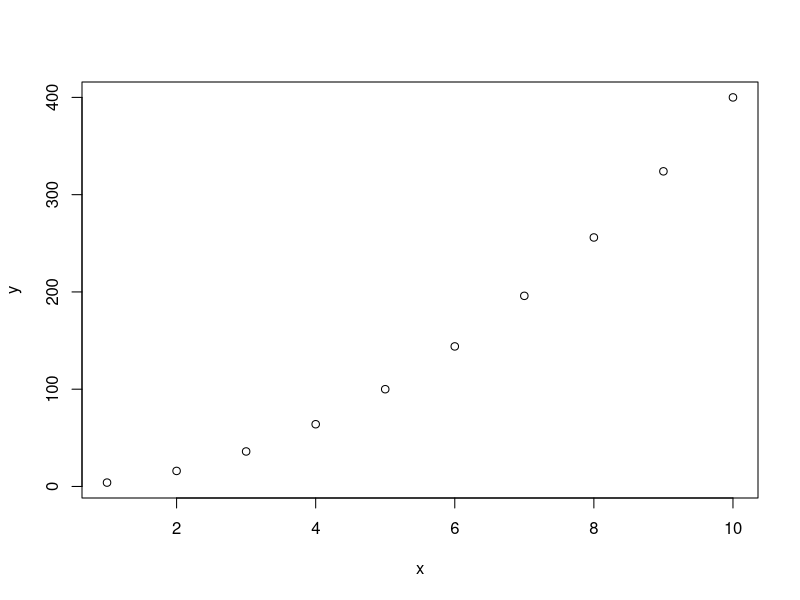
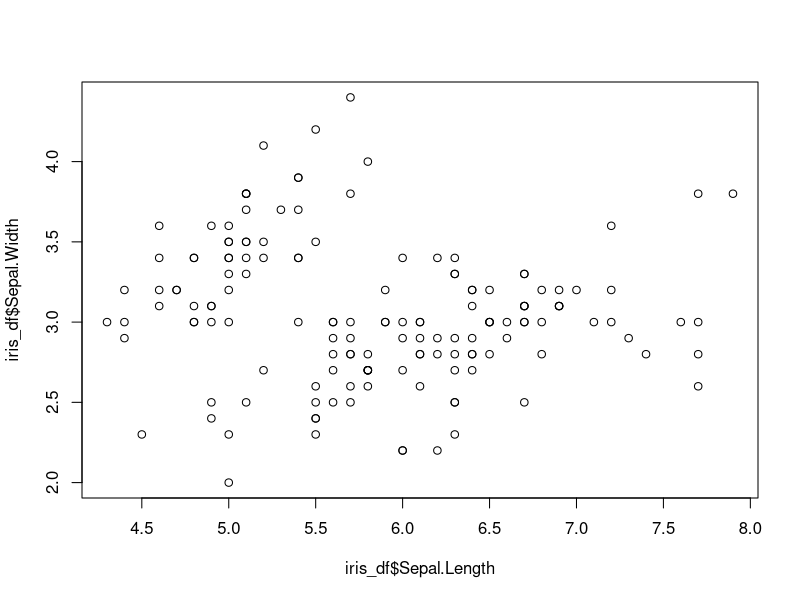
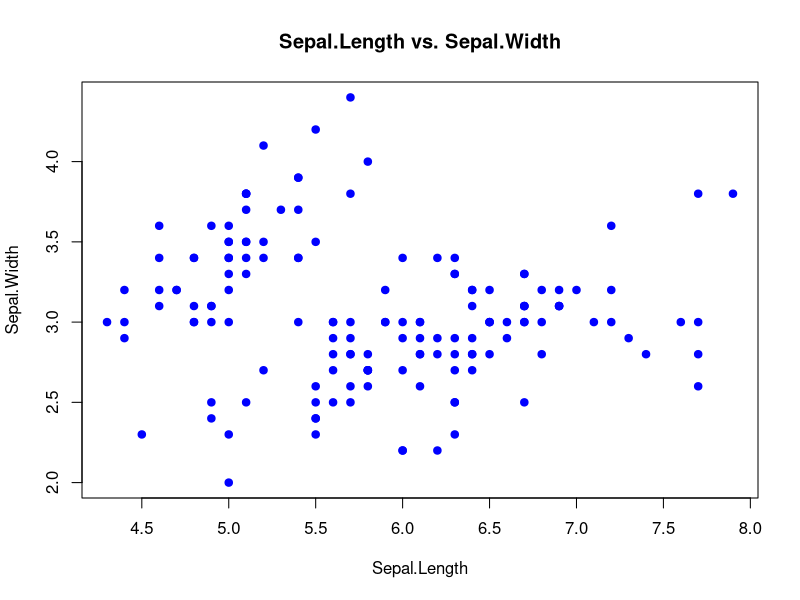
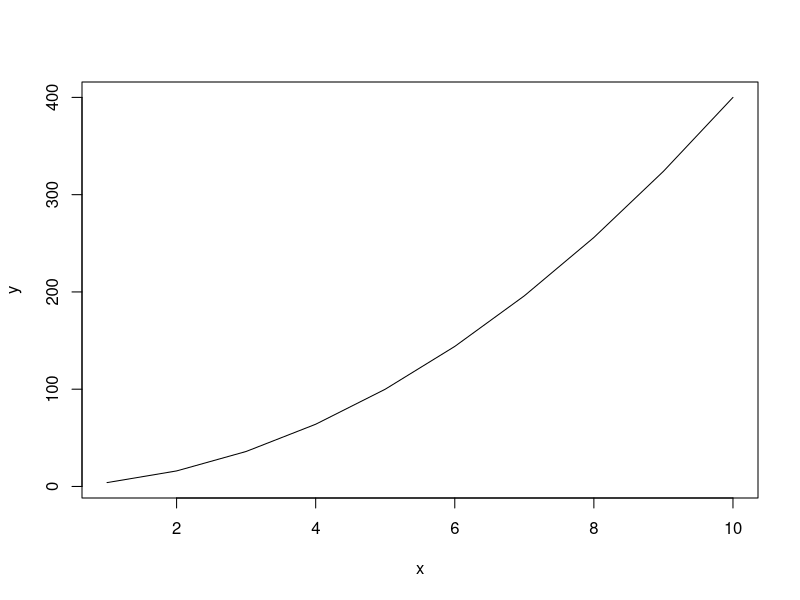
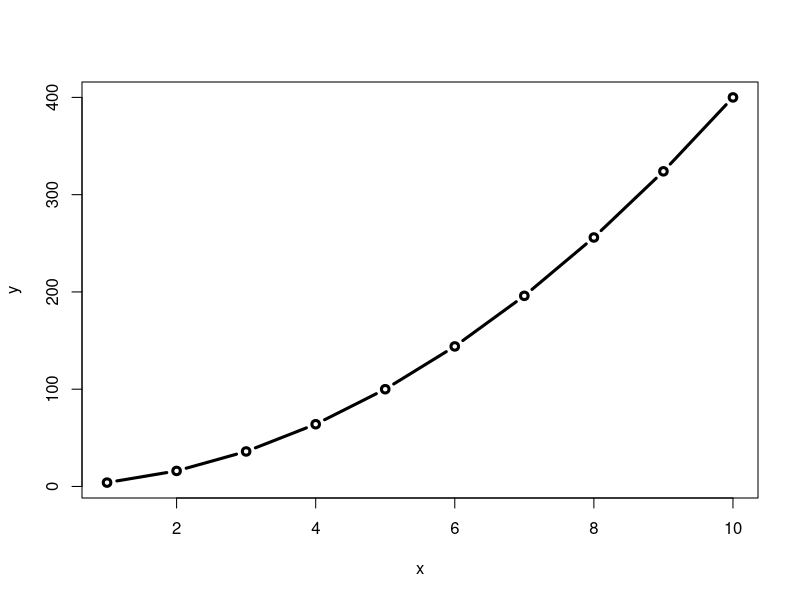
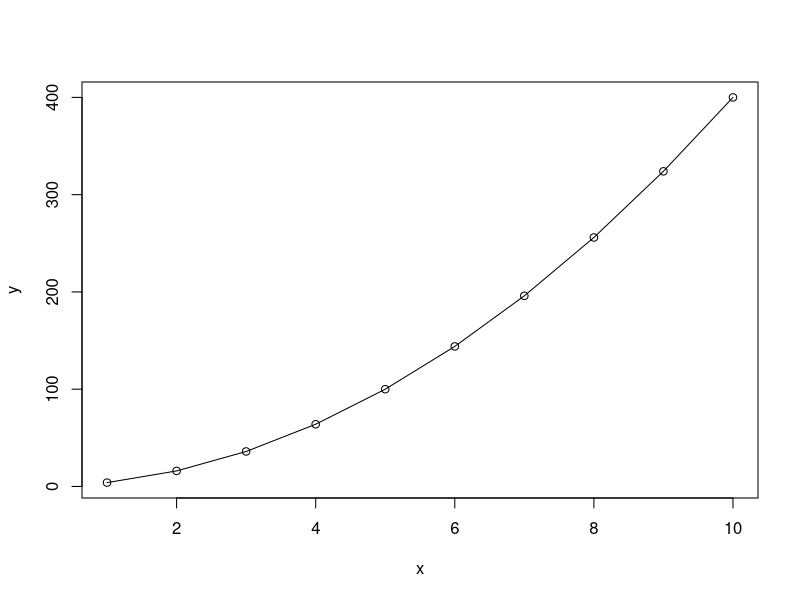
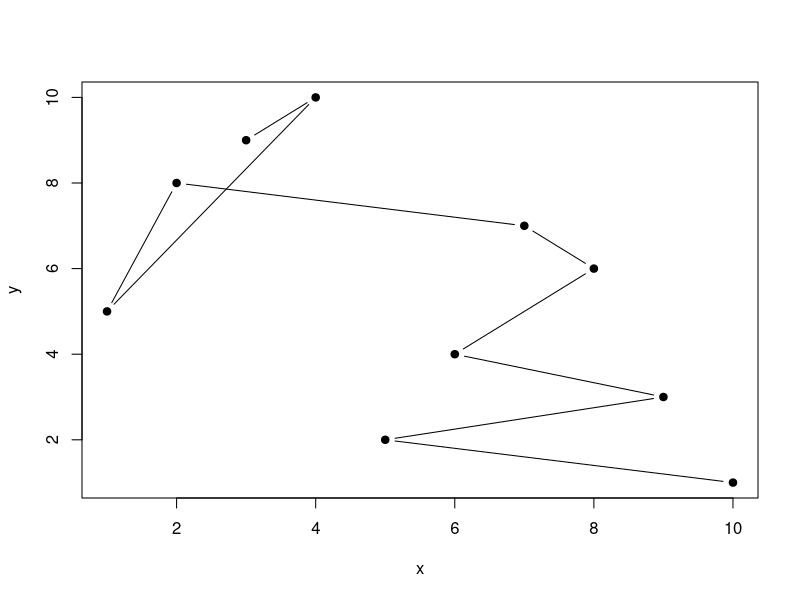
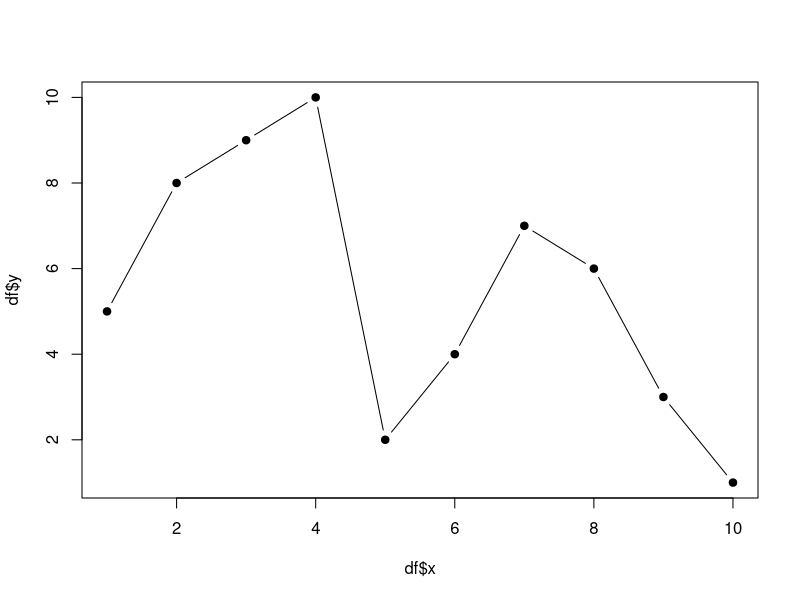

These figures' R source, in order:
## ---- chunk 1
knitr::opts_chunk$set(echo = TRUE, dpi = 300, fig.width = 5, fig.height = 4)
## ---- chunk 2
# install.packages('ggplot2')
library(ggplot2)
library(dplyr)
library(tidyr)
## ---- chunk 3
# data(iris)
head(iris)
## ---- chunk 4
iris_df = iris 
iris_df$Sepal.Length.Category = cut(x=iris_df$Sepal.Length,
                                    breaks = c(4,6,8),
                                    labels = c('short', 'long'))
iris_df %>% head()
## ---- chunk 5
x = 1:10
y = seq(2,20,2) ^ 2
x
y
## ---- chunk 6
plot(x, y)
## ---- chunk 7
plot(iris_df$Sepal.Length, iris_df$Sepal.Width)
## ---- chunk 8
plot(iris_df$Sepal.Length, iris_df$Sepal.Width,
     main = "Sepal.Length vs. Sepal.Width", # the title
     xlab = "Sepal.Length", # Label of X-axis
     ylab = "Sepal.Width", # Label of Y-axis 
     col = "blue", # color of plot
     pch = 19, # type of dots - 19 corresponds to the painted (solid) points
     cex = 1 # size of dots
     ) 
## ---- chunk 9
plot(x, y,type = 'l') 
plot(x, y,type = 'b', lwd = 3) # lwd = linewidth
plot(x, y, type = 'o')

## ---- chunk 10
x = c(10,5,9,6,8,7,2,1,4,3)
y = c(1:4, 6:8,5,10,9)
x
y
## ---- chunk 11
plot(x, y, type = "b",  pch=19)
## ---- chunk 12
df = data.frame(x, y) %>% arrange(x)
plot(df$x, df$y,type = "b", pch=19)
## ---- chunk 13
# basic r advanced

# indexes_to_sort = order(x)
# x_sorted = x[indexes_to_sort]
# y_sorted = y[indexes_to_sort]
# plot(x_sorted, y_sorted, type = "b", pch=19)
## ---- chunk 14
heights = c(Roman = 190, 
            Ann = 172, 
            Charlie = 121,
            Vlad = 183,
            Sasha = 180) # named vector
heights 
heights = heights %>% sort(decreasing = T)
barplot(heights)
## ---- chunk 15
barplot(heights, 
        main = "Heights of people", # the title 
        xlab = "Height", # Label of X-axis 
        ylab = "Name", # Label of Y-axis 
        col = "lightblue", # color of inner part of bars
        border = "blue", # color of borders
        horiz = TRUE, # make barplot horizontal
        xlim = c(0,200) # limits of values showd on x-axis
        )
## ---- chunk 16
number_of_species = table(iris_df$Species)
barplot(number_of_species,
        col = 'violet')
## ---- chunk 17
hist(iris_df$Sepal.Length, # only x-axis! 
     main = "Sepal.Length distribution", 
     xlab = "Sepal.length", 
     col = "lightgreen", 
     breaks = 8 # number of x-axis splits for frequency calculation in each of the resulting ranges
     )
## ---- chunk 18
hist(iris_df$Sepal.Length,
     main = "Sepal.Length distribution", 
     xlab = "Sepal.length", 
     col = "lightgreen", 
     breaks = 16) # <---- changed
## ---- chunk 19
boxplot(iris_df$Sepal.Length, 
        # main = "Sepal.Length", 
        ylab = "",
        xlab = "Sepal.Length", 
        col = "darkviolet",
        horizontal = T)
## ---- chunk 20
boxplot(iris_df$Sepal.Length ~ iris_df$Species, 
        main = "Sepal.Length",
        xlab = "Species",
        ylab = "Sepal.Length", 
        col = "darkviolet",
        horizontal = F)
## ---- chunk 21
ggplot(data=iris_df, # data
       mapping = aes(x=Sepal.Length, y=Sepal.Width)) + #aesthetics (axes)
  geom_point()  # geom
## ---- chunk 22
p = ggplot(data=iris_df, mapping = aes(x=Sepal.Length, y=Sepal.Width)) + geom_point()

p
## ---- chunk 23
ggplot(data=iris_df,
       mapping = aes(x=Sepal.Length, 
                     y=Sepal.Width,
                     color=Species, 
                     size = Petal.Width,
                     shape=Sepal.Length.Category)) + 
  geom_point() 
## ---- chunk 24
p + aes(color=Species, size = Petal.Width,
        shape=Sepal.Length.Category)
## ---- chunk 25
iris_df %>% 
  ggplot(aes(x=Sepal.Width)) +   # <--- here
  geom_histogram(bins = 20, fill='lightblue', col='black')
## ---- chunk 26
iris_df %>% 
  ggplot() + 
  geom_histogram(aes(x=Sepal.Width),
                 bins = 20, fill='lightblue', col='black')  # <--- here
## ---- chunk 27
iris_df %>% 
  ggplot(aes(x=Species, y=Sepal.Length)) + 
  geom_boxplot(aes(fill=Species), outliers = F) +
  geom_jitter(width=0.1)

## ---- chunk 28
iris_df %>% 
  ggplot(aes(x=Sepal.Length, y=Sepal.Width)) +
  geom_point(aes(color=Species)) # <--- here
## ---- chunk 29
ggplot(data=iris_df,
       mapping = aes(x=Sepal.Length, y=Sepal.Width)) +
  geom_point(color='blue')  # <--- here
## ---- chunk 30
iris_df %>% 
  ggplot(aes(x=Sepal.Length, y=Sepal.Width)) +
  
  geom_point(data=iris_df %>% filter(Sepal.Width > 3), # data (filtered iris)
             aes(color=Species)) +
  
  geom_hex(data=iris_df %>% filter(Sepal.Width < 3)) # another data (filtered iris)
## ---- chunk 31
p + theme_bw()
p + theme_classic()
p + theme_void()
## ---- chunk 32
p = p + theme(axis.text = element_text(size = 15),
          axis.title = element_text(size = 20),
          panel.background = element_rect(fill = 'white', color='black'))
p
## ---- chunk 33
p +  labs(x='Sepal length', 
          y='Sepal width',
          
          color = 'Iris species',
          # fill =
          # size = 
          # shape = 
          # stroke =
          
          title = 'Scatter plot', 
          subtitle = 'Subtitle',
          caption = 'It is the great plot',
          tag = 'A')
## ---- chunk 34
iris_df %>% ggplot(aes(x=Petal.Length, y=Petal.Width)) + 
  geom_point() + theme_classic()
## ---- chunk 35
iris_df %>% ggplot(aes(x=Petal.Length)) + 
  geom_histogram(color='blue', fill='lightblue') +
  theme_classic()
## ---- chunk 36
iris_df %>% ggplot(aes(x=Petal.Width, fill=Species)) + 
  geom_density(alpha=0.8) + theme_classic()
## ---- chunk 37
iris_df %>% ggplot(aes(x=Petal.Width, y=Species, fill=Species)) + 
  geom_boxplot() + theme_classic() + theme(legend.position = "none")
## ---- chunk 38
sepal_len_stats = iris_df %>% group_by(Species) %>% 
  summarise(mean_sepal_len = mean(Sepal.Length), 
            sd_sepal_length = sd(Sepal.Length))

sepal_len_stats
## ---- chunk 39
p_col = sepal_len_stats %>% 
  ggplot(aes(x=Species, y=mean_sepal_len, fill=Species)) + 
  geom_col() + theme_classic() + theme(legend.position = "none")

p_col
## ---- chunk 40
p_col + geom_errorbar(aes(ymin=mean_sepal_len-sd_sepal_length,
                          ymax=mean_sepal_len+sd_sepal_length),
                      width=0.3)
## ---- chunk 41
iris_df %>% ggplot(aes(x=Sepal.Length.Category, 
                       fill=Sepal.Length.Category)) + 
  geom_bar() + theme_bw() + theme(legend.position = "none")
## ---- chunk 42
iris_df %>% ggplot(aes(x=Sepal.Length.Category, fill=Species)) + 
  geom_bar() + theme_bw() 
## ---- chunk 43
iris_df %>% ggplot(aes(fill=Species, x=Sepal.Length.Category)) + 
  geom_bar(position = 'fill') + theme_bw()
## ---- chunk 44
iris_df %>% ggplot(aes(fill=Species, x=Sepal.Length.Category)) + 
  geom_bar(position = 'dodge')  + theme_bw()
## ---- chunk 45
ggplot(iris, aes(x = Species, y = Sepal.Length)) +
  geom_violin(aes(fill = Species), alpha = 0.4) +  # Violin plots
  geom_boxplot(fill = "lightgray", alpha = 0.6, outliers = F, width=0.2) + 
  geom_jitter(aes(fill = Species), width = 0.2, alpha = 0.5, shape=21, col='black') +  
  geom_hline(aes(yintercept = mean(Sepal.Length)), col='red', linewidth=1, lty=2) +
  geom_text(aes(label='Global mean', x = 'setosa', y=mean(Sepal.Length)+0.1), col='red') +
  labs(title = "Boxplot of Sepal Length by Species with Jittered Points",
       x = "Species",
       y = "Sepal Length (cm)") +
  theme_minimal()

## ---- chunk 46
ggsave(
  filename = './lec_output/bigplot.png', # specify the filename (path to file)
  device = , # png, pdf, jpeg, svg and others
  dpi = 320, # resolution
  width = 1800,
  height = 1600,
  units = "px" #in, cm, mm
)
## ---- chunk 47
pdf("./lec_output/dodge_barplot.pdf", width = 6, height = 6)

iris_df %>% ggplot(aes(fill=Species, x=Sepal.Length.Category)) + 
  geom_bar(position = 'dodge')

dev.off()
## ---- chunk 48
# install.packages('ggpubr')
library(ggpubr)
## ---- chunk 49
iris_df %>%  ggbarplot(x="Species", y="Sepal.Width",
                       fill='Species',
                       add = "mean_sd" # calculate mean and sd
                       )
## ---- chunk 50
p_pubr = iris_df %>%  ggboxplot(x='Species', y='Sepal.Length', col='Species')

comparisons <- list( c("setosa", "versicolor"), 
                     c("setosa", "virginica"), 
                     c("virginica", "versicolor") )

p_pubr + stat_compare_means(comparisons = comparisons, 
                            label = "p.signif")+ 
  stat_compare_means(label.y = 10)
## ---- chunk 51
# Advanced -------
iris_df %>% ggplot(aes(x=Species, y=Sepal.Length)) +
  stat_summary(aes(fill=Species), geom = 'bar', fun = mean) +
  geom_jitter(aes(fill=Species), shape=21, width = 0.1, 
              stroke=0.5, col='black') +
  theme_bw() + 
  labs(title = 'Barplots with jitter') +
# ----------

scale_fill_manual(
  values=c("#e63946", "#ffba49", "#457b9d"),
  labels=c('Setosa sp.', 'Versicolor sp.', 'Virginica sp.'),
)

## ---- chunk 52
iris_df %>% ggplot(aes(x=Sepal.Length, y=Sepal.Width, col=Species)) +
  geom_point(alpha=0.6, size=4) +
  theme_classic() + 

scale_color_manual(
  values=c("#e63946", "#ffba49", "#457b9d"),
  labels=c('Setosa sp.', 'Versicolor sp.', 'Virginica sp.'),
)
## ---- chunk 53
iris_df %>% ggplot(aes(x=Petal.Length, y=Petal.Width)) +
  geom_point(alpha=0.6, size=2) +
  theme_bw() +

# ----------------------

facet_wrap(. ~ Species)
## ---- chunk 54
iris_df %>% ggplot(aes(x=Petal.Length, y=Petal.Width)) +
  geom_point(alpha=0.6, size=2) +
  theme_bw() +
# ----------------------
  facet_grid(cols = vars(Species),
             rows=vars(Sepal.Length.Category))

  # facet_wrap(Sepal.Length.Category ~ Species)

